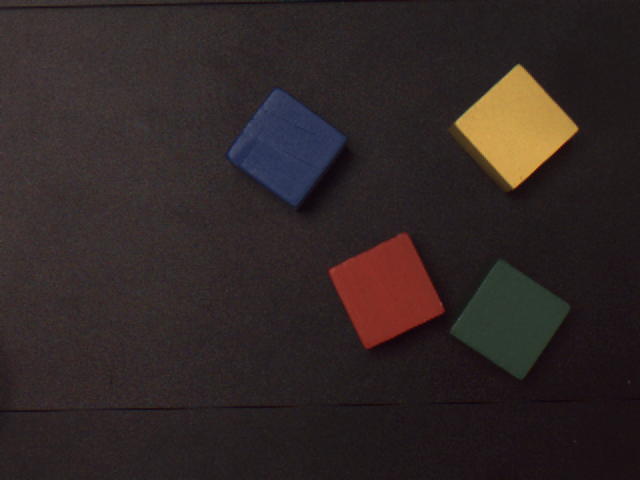
#> input picture 1.png, 640 x 480 px
$ python -i DobotControl_Thanh.py   (imports and definitions only)   (older library calls are emulated)
#> lines starting #> are read from the running program, lines starting #| are printed output that depends on the picture
### DobotDllType.py
from ctypes import *
import time,  platform


def enum(**enums):
    return type('Enum', (), enums)

EndType = enum(EndTypeCustom=0,
    EndTypeSuctionCup=1,
    EndTypeGripper=2,
    EndTypeLaser=3,
    EndTypePen = 4,
    EndTypeMax=5)

# For EndTypeParams
class EndTypeParams(Structure):
    _pack_ = 1
    _fields_ = [
        ("xBias", c_float),
        ("yBias", c_float),
        ("zBias", c_float)
        ]

class Pose(Structure):
    _pack_ = 1
    _fields_ = [
        ("x", c_float),
        ("y", c_float),
        ("z", c_float),
        ("rHead", c_float),
        ("joint1Angle", c_float),
        ("joint2Angle", c_float),
        ("joint3Angle", c_float),
        ("joint4Angle", c_float)
        ]

class Kinematics(Structure):
    _pack_ = 1
    _fields_ = [
        ("velocity", c_float),
        ("acceleration", c_float)
        ]

class AlarmsState(Structure):
    _pack_ = 1
    _fields_ = [
        ("alarmsState", c_int32)
        ]

class HOMEParams(Structure):
    _pack_ = 1
    _fields_ = [
        ("x", c_float),
        ("y", c_float),
        ("z", c_float),
        ("r", c_float)
        ]

class HOMECmd(Structure):
    _pack_ = 1
    _fields_ = [
        ("temp", c_float)
        ]

class EMotor(Structure):
    _pack_ = 1
    _fields_ = [
        ("index", c_byte),
        ("isEnabled", c_byte),
        ("speed", c_float)
        ]

class EMotorS(Structure):
    _pack_ = 1
    _fields_ = [
        ("index", c_byte),
        ("isEnabled", c_byte),
        ("deltaPulse", c_int)
        ]

##################  Arm orientation定义   ##################
ArmOrientation = enum(
    LeftyArmOrientation=0,
    RightyArmOrientation=1)

##################  点动示教部分   ##################

class JOGJointParams(Structure):
    _pack_ = 1
    _fields_ = [
        ("joint1Velocity", c_float),
        ("joint2Velocity", c_float),
        ("joint3Velocity", c_float),
        ("joint4Velocity", c_float),
        ("joint1Acceleration", c_float),
        ("joint2Acceleration", c_float),
        ("joint3Acceleration", c_float),
        ("joint4Acceleration", c_float)
        ]

class JOGCoordinateParams(Structure):
    _pack_ = 1
    _fields_ = [
        ("xVelocity", c_float),
        ("yVelocity", c_float),
        ("zVelocity", c_float),
        ("rVelocity", c_float),
        ("xAcceleration", c_float),
        ("yAcceleration", c_float),
        ("zAcceleration", c_float),
        ("rAcceleration", c_float)
        ]

class JOGCommonParams(Structure):
    _pack_ = 1
    _fields_ = [
        ("velocityRatio", c_float),
        ("accelerationRatio", c_float)
        ]

class JOGLParams(Structure):
    _pack_ = 1
    _fields_ = [
        ("velocity",  c_float),
        ("acceleration",  c_float)
    ]


JC = enum(JogIdle=0,
    JogAPPressed=1,
    JogANPressed=2,
    JogBPPressed=3,
    JogBNPressed=4,
    JogCPPressed=5,
    JogCNPressed=6,
    JogDPPressed=7,
    JogDNPressed=8,
    JogEPPressed=9,
    JogENPressed=10)

class JOGCmd(Structure):
    _pack_ = 1
    _fields_ = [
        ("isJoint", c_byte),
        ("cmd", c_byte)
        ]

##################  再现运动部分   ##################

class PTPJointParams(Structure):
    _fields_ = [
        ("joint1Velocity", c_float),
        ("joint2Velocity", c_float),
        ("joint3Velocity", c_float),
        ("joint4Velocity", c_float),
        ("joint1Acceleration", c_float),
        ("joint2Acceleration", c_float),
        ("joint3Acceleration", c_float),
        ("joint4Acceleration", c_float)
        ]

class PTPCoordinateParams(Structure):
    _fields_ = [
        ("xyzVelocity", c_float),
        ("rVelocity", c_float),
        ("xyzAcceleration", c_float),
        ("rAcceleration", c_float)
        ]

class PTPLParams(Structure):
    _pack_ = 1
    _fields_ = [
        ("velocity",  c_float),
        ("acceleration",  c_float)
    ]

class PTPJumpParams(Structure):
    _pack_ = 1
    _fields_ = [
        ("jumpHeight", c_float),
        ("zLimit", c_float)
        ]

class PTPCommonParams(Structure):
    _pack_ = 1
    _fields_ = [
        ("velocityRatio", c_float),
        ("accelerationRatio", c_float)
        ]

PTPMode = enum(
    PTPJUMPXYZMode=0,
    PTPMOVJXYZMode=1,
    PTPMOVLXYZMode=2,

    PTPJUMPANGLEMode=3,
    PTPMOVJANGLEMode=4,
    PTPMOVLANGLEMode=5,

    PTPMOVJANGLEINCMode=6,
    PTPMOVLXYZINCMode=7,
    PTPMOVJXYZINCMode=8,

    PTPJUMPMOVLXYZMode=9)

InputPin = enum( InputPinNone=0,
    InputPin1=1,
    InputPin2=2,
    InputPin3=3,
    InputPin4=4,
    InputPin5=5,
    InputPin6=6,
    InputPin7=7,
    InputPin8=8)

InputLevel = enum(InputLevelBoth=0,
    InputLevelLow=1,
    InputLevelHigh=2)

OutputPin = enum(
    SIGNALS_O1=1,
    SIGNALS_O2=2,
    SIGNALS_O3=3,
    SIGNALS_O4=4,
    SIGNALS_O5=5,
    SIGNALS_O6=6,
    SIGNALS_O7=7,
    SIGNALS_O8=8)

class PTPCmd(Structure):
    _pack_ = 1
    _fields_ = [
        ("ptpMode", c_byte),
        ("x", c_float),
        ("y", c_float),
        ("z", c_float),
        ("rHead", c_float),
        ("gripper", c_float)
        ]

class PTPWithLCmd(Structure):
    _pack_ = 1
    _fields_ = [
        ("ptpMode", c_byte),
        ("x", c_float),
        ("y", c_float),
        ("z", c_float),
        ("rHead", c_float),
        ("l", c_float),
        ("gripper", c_float)
        ]

##################  Continuous path   ##################

class CPParams(Structure):
    _pack_ = 1
    _fields_ = [
        ("planAcc", c_float),
        ("juncitionVel", c_float),
        ("acc", c_float),
        ("realTimeTrack",  c_byte)
        ]

ContinuousPathMode = enum(
    CPRelativeMode=0,
    CPAbsoluteMode=1)

class CPCmd(Structure):
    _pack_ = 1
    _fields_ = [
        ("cpMode", c_byte),
        ("x", c_float),
        ("y", c_float),
        ("z", c_float),
        ("velocity", c_float)
        ]

##################  圆弧：ARC   ##################
class ARCPoint(Structure):
    _pack_ = 1
    _fields_ = [
        ("x", c_float),
        ("y", c_float),
        ("z", c_float),
        ("rHead", c_float)
    ]

class ARCParams(Structure):
    _pack_ = 1
    _fields_ = [
        ("xyzVelocity", c_float),
        ("rVelocity", c_float),
        ("xyzAcceleration", c_float),
        ("rAcceleration", c_float)
        ]

class ARCCmd(Structure):
    _pack_ = 1
    _fields_ = [
        ("cirPoint", ARCPoint),
        ("toPoint", ARCPoint)
    ]

##################  User parameters   ##################

class WAITParams(Structure):
    _pack_ = 1
    _fields_ = [
        ("unitType", c_byte)
        ]

class WAITCmd(Structure):
    _pack_ = 1
    _fields_ = [
        ("waitTime", c_uint32)
        ]

TRIGMode = enum(
    TRIGInputIOMode = 0,
    TRIGADCMode=1)

TRIGInputIOCondition = enum(
    TRIGInputIOEqual = 0,
    TRIGInputIONotEqual=1)

TRIGADCCondition = enum(
    TRIGADCLT = 0,
    TRIGADCLE=1,
    TRIGADCGE = 2,
    TRIGADCGT=3)

class TRIGCmd(Structure):
    _pack_ = 1
    _fields_ = [
        ("address", c_byte),
        ("mode", c_byte),
        ("condition",  c_byte),
        ("threshold", c_uint16)
        ]

GPIOType = enum(
    GPIOTypeDO = 1,
    GPIOTypePWM=2,
    GPIOTypeDI=3,
    GPIOTypeADC=4)

class IOMultiplexing(Structure):
    _pack_ = 1
    _fields_ = [
        ("address", c_byte),
        ("multiplex", c_byte)
        ]

class IODO(Structure):
    _pack_ = 1
    _fields_ = [
        ("address", c_byte),
        ("level", c_byte)
        ]

class IOPWM(Structure):
    _pack_ = 1
    _fields_ = [
        ("address", c_byte),
        ("frequency", c_float),
        ("dutyCycle", c_float)
        ]

class IODI(Structure):
    _pack_ = 1
    _fields_ = [
        ("address", c_byte),
        ("level", c_byte)
        ]

class IOADC(Structure):
    _pack_ = 1
    _fields_ = [
        ("address", c_byte),
        ("value", c_int)
        ]

class UserParams(Structure):
    _pack_ = 1
    _fields_ = [
        ("params1", c_float),
        ("params2", c_float),
        ("params3", c_float),
        ("params4", c_float),
        ("params5", c_float),
        ("params6", c_float),
        ("params7", c_float),
        ("params8", c_float)
        ]

ZDFCalibStatus = enum(
    ZDFCalibNotFinished=0,
    ZDFCalibFinished=1)

"""
WIFI
JoMar
20160906
"""
class WIFIIPAddress(Structure):
    _pack_ = 1
    _fields_ = [
        ("dhcp", c_byte),
        ("addr1", c_byte),
        ("addr2", c_byte),
        ("addr3", c_byte),
        ("addr4", c_byte),
        ]

class WIFINetmask(Structure):
    _pack_ = 1
    _fields_ = [
        ("addr1", c_byte),
        ("addr2", c_byte),
        ("addr3", c_byte),
        ("addr4", c_byte),
        ]

class WIFIGateway(Structure):
    _pack_ = 1
    _fields_ = [
        ("addr1", c_byte),
        ("addr2", c_byte),
        ("addr3", c_byte),
        ("addr4", c_byte),
        ]

class WIFIDNS(Structure):
    _pack_ = 1
    _fields_ = [
        ("addr1", c_byte),
        ("addr2", c_byte),
        ("addr3", c_byte),
        ("addr4", c_byte),
        ]

##################  API result   ##################

DobotConnect = enum(
    DobotConnect_NoError=0,
    DobotConnect_NotFound=1,
    DobotConnect_Occupied=2)

DobotCommunicate = enum(
    DobotCommunicate_NoError=0,
    DobotCommunicate_BufferFull=1,
    DobotCommunicate_Timeout=2)

##################  API func   ##################

# [7 lines left out: function load, not called in this run]

def dSleep(ms):
    time.sleep(ms / 1000)

def gettime():
    return time.time()

# [20 lines left out: functions output, SearchDobot, ConnectDobot, not called in this run]

def DisconnectDobot(api):
    api.DisconnectDobot()

def PeriodicTask(api):
    api.PeriodicTask()

def SetCmdTimeout(api, times):
    api.SetCmdTimeout(times)

def DobotExec(api):
    return api.DobotExec()

# [49 lines left out: functions GetQueuedCmdCurrentIndex, SetQueuedCmdStartExec, SetQueuedCmdStopExec, SetQueuedCmdForceStopExec, SetQueuedCmdStartDownload, SetQueuedCmdStopDownload, not called in this run]

def SetQueuedCmdClear(api):
    return api.SetQueuedCmdClear()

# [937 lines left out: functions SetDeviceSN, GetDeviceSN, SetDeviceName, GetDeviceName, GetDeviceVersion, SetDeviceWithL and 72 more, not called in this run]

"""
WIFI
JoMar
20160906
"""
# [331 lines left out: functions GetWIFIConnectStatus, SetWIFIConfigMode, GetWIFIConfigMode, SetWIFISSID, GetWIFISSID, SetWIFIPassword and 28 more, not called in this run]

def GetColorSensorEx(api,  index):
    result = GetColorSensor(api)
    return result[index]

### DobotControl_Thanh.py
import threading
import DobotDllType as dType
import cv2
import numpy as np
from ctypes import *
import time,  platform
import tkinter.messagebox
from tkinter import *
import tkinter as tk

CON_STR = {
    dType.DobotConnect.DobotConnect_NoError:  "DobotConnect_NoError",
    dType.DobotConnect.DobotConnect_NotFound: "DobotConnect_NotFound",
    dType.DobotConnect.DobotConnect_Occupied: "DobotConnect_Occupied"}

#Load Dll
# [1 line not run here, left out]

#Connect Dobot
# [1 line that did not run here, left out]
# [22 lines not run here, left out]


def Suck():
    dType.SetEndEffectorSuctionCup(api, 1, 1, 1)

def unSuck():
    dType.SetEndEffectorSuctionCup(api, 1, 0, 1)

# [4 lines left out: function saveTransformMatrix, not called in this run]

def loadTransformMatrix():
    input = np.loadtxt("transformMatrix.txt", dtype='float', delimiter=' ')
    mat = np.mat(input)
    print('Load calibration matrix')
    return mat

width = 7
height = 6
length = 15
visionPoints = np.mat(np.zeros((3,3)))
dobotPoints = np.mat(np.zeros((3,3)))
RT = np.mat(np.zeros((3,3)))
Inv = np.mat(np.zeros((3,3)))

# [36 lines left out: functions calibration, transform, not called in this run]


def getCurrentPos():
    pos1 = dType.GetPose(api)
    return [pos1[0] , pos1[1], pos1[2]]

# [15 lines left out: function goStop, not called in this run]


indx = 0
# [16 lines left out: function graspObjectAtPoint, not called in this run]

graspObjectAtPoint.counter =0

# [8 lines left out: function drawCircle, not called in this run]

## Receive an image and return the list of center point for each object
def objectDetection(img):
    img2 = img
    img2 = cv2.blur(img2, (21, 21))
    img = cv2.cvtColor(img2, cv2.COLOR_RGB2HSV)
    channels = cv2.split(img)
    channels[2] = cv2.equalizeHist(channels[2])
    mergImg = cv2.merge(channels)
    lowlbBlue = (5, 100, 235)
    highlbBlue = (50, 150, 250)
    lowlbGreen = (20, 20, 150)
    highlbGreen = (90, 100, 255)  # 200
    lowlbRedYellow = (74, 92, 211)
    highlbRedYellow = (207, 213, 255)
    thresholdImg = cv2.inRange(mergImg, lowlbRedYellow, highlbRedYellow)
    im2, contours, hierarchy = cv2.findContours(thresholdImg, 1, cv2.CHAIN_APPROX_NONE)
    areaMin = 5000
    areaMax = 15000

    listCenter = []

    for i in range(len(contours)):
        area = cv2.contourArea(contours[i])
        if (area > areaMin) and (area < areaMax):
            distMoment = cv2.moments(contours[i])
            center = [0, 0]
            center[0] = int(distMoment['m10'] / distMoment['m00'])
            center[1] = int(distMoment['m01'] / distMoment['m00'])
            listCenter.append(center)
    thresholdImg = cv2.inRange(mergImg, lowlbGreen, highlbGreen)
    im2, contours, hierarchy = cv2.findContours(thresholdImg, 1, cv2.CHAIN_APPROX_NONE)

    # processing contour
    for i in range(len(contours)):
        area = cv2.contourArea(contours[i])
        if (area > areaMin) and (area < areaMax):
            distMoment = cv2.moments(contours[i])
            center = [0, 0]
            center[0] = int(distMoment['m10'] / distMoment['m00'])
            center[1] = int(distMoment['m01'] / distMoment['m00'])
            listCenter.append(center)

    thresholdImg = cv2.inRange(mergImg, lowlbBlue, highlbBlue)
    im2, contours, hierarchy = cv2.findContours(thresholdImg, 1, cv2.CHAIN_APPROX_NONE)

    # processing contour
    for i in range(len(contours)):
        area = cv2.contourArea(contours[i])
        if (area > areaMin) and (area < areaMax):
            distMoment = cv2.moments(contours[i])
            center = [0, 0]
            center[0] = int(distMoment['m10'] / distMoment['m00'])
            center[1] = int(distMoment['m01'] / distMoment['m00'])
            listCenter.append(center)

    listCenter = np.array(listCenter)
    return  listCenter
# Load transform matrix

RT = loadTransformMatrix()
# [5 lines not run here, left out]

# termination criteria
criteria = (cv2.TERM_CRITERIA_EPS + cv2.TERM_CRITERIA_MAX_ITER, 30, 0.001)

# prepare object points, like (0,0,0), (1,0,0), (2,0,0) ....,(6,5,0)
objp = np.zeros((6 * 7, 3), np.float32)
objp[:, :2] = np.mgrid[0:7, 0:6].T.reshape(-1, 2)

# Arrays to store object points and image points from all the images.
objpoints = []  # 3d point in real world space
imgpoints = []  # 2d points in image plane.

# [122 lines not run here, left out]

>>> import cv2
>>> picture = cv2.cvtColor(cv2.imread('1.png'), cv2.COLOR_BGR2RGB)
>>> result = objectDetection(picture)
#> in objectDetection, `img2 = cv2.blur(img2, (21, 21))`:
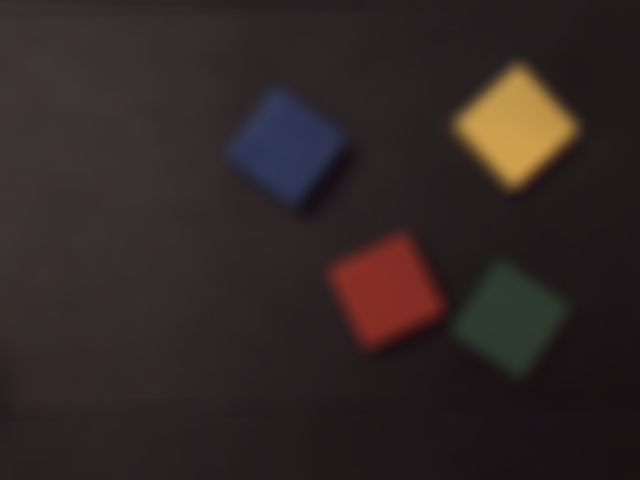
#> img2: shape (480, 640, 3); mean R, G, B 48.5, 38.5, 37.7
#> in objectDetection, `img = cv2.cvtColor(img2, cv2.COLOR_RGB2HSV)`: img: shape (480, 640, 3); mean H, S, V 110.9, 60.2, 49.7
#> (the run stopped early here; a loop or call above may not have finished)

$ run again, on 11.png
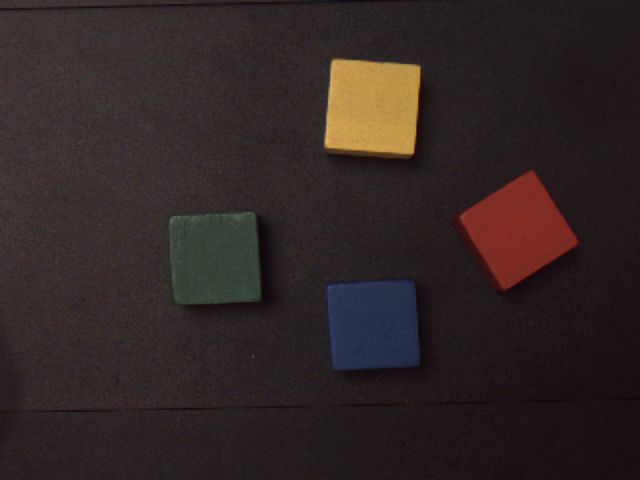
#> input picture 11.png, 640 x 480 px
#> in objectDetection, `img2 = cv2.blur(img2, (21, 21))`:
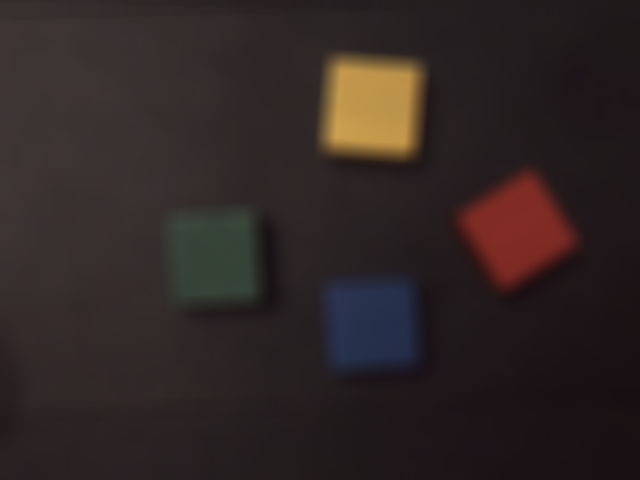
#> img2: shape (480, 640, 3); mean R, G, B 47.7, 37.8, 37.1
#> img: shape (480, 640, 3); mean H, S, V 107.5, 61.4, 48.9

$ run again, on 12.png
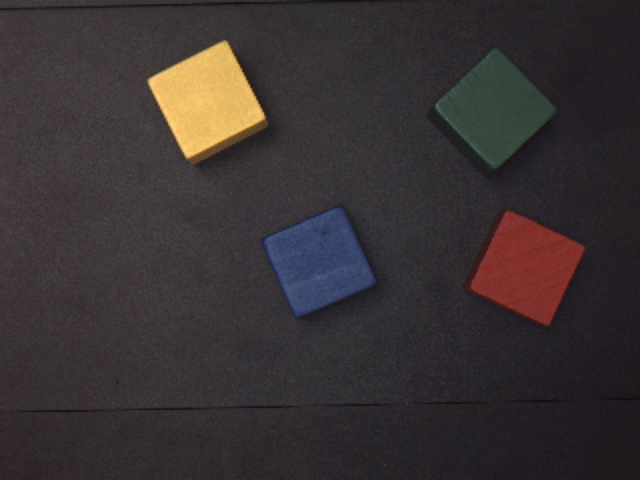
#> input picture 12.png, 640 x 480 px
#> in objectDetection, `img2 = cv2.blur(img2, (21, 21))`:
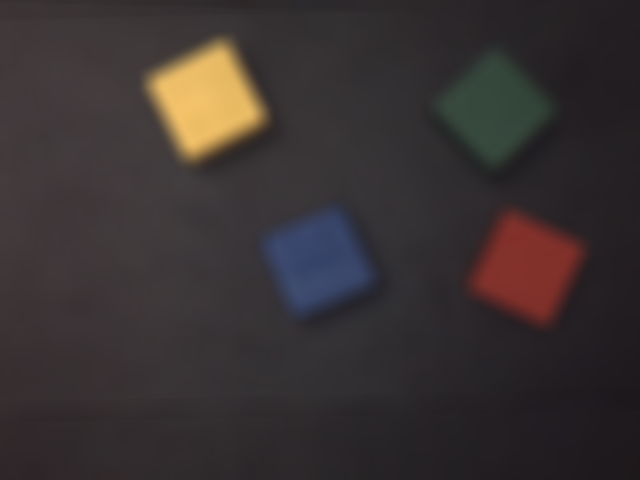
#> img2: shape (480, 640, 3); mean R, G, B 56.8, 50, 50.3
#> img: shape (480, 640, 3); mean H, S, V 142.8, 36.7, 58.6

$ run again, on 13.png
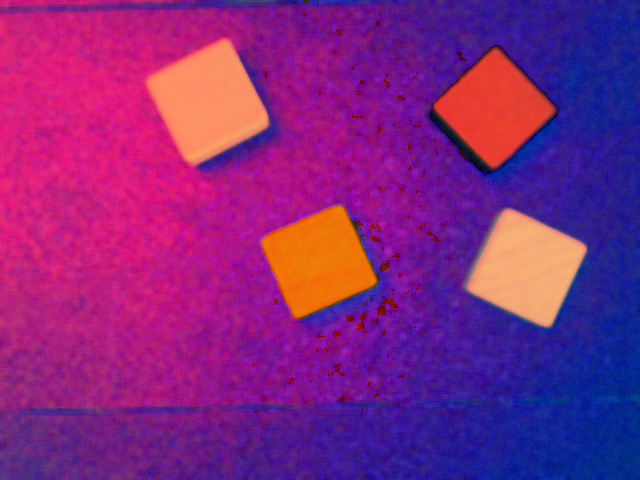
#> input picture 13.png, 640 x 480 px
#> in objectDetection, `img2 = cv2.blur(img2, (21, 21))`:
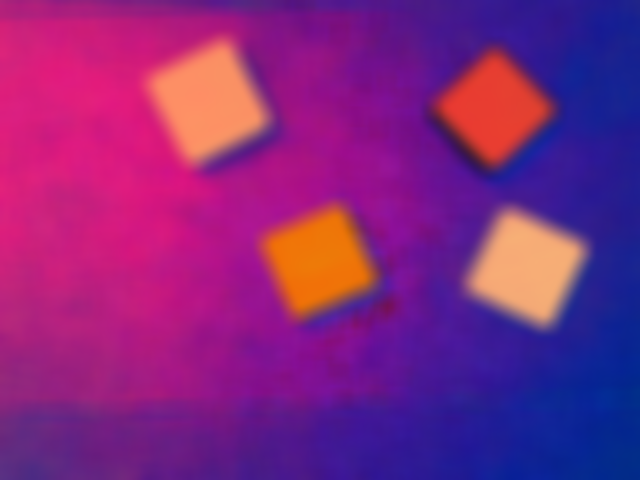
#> img2: shape (480, 640, 3); mean R, G, B 130.4, 36.9, 129.5
#> img: shape (480, 640, 3); mean H, S, V 131.1, 208.9, 166.4
